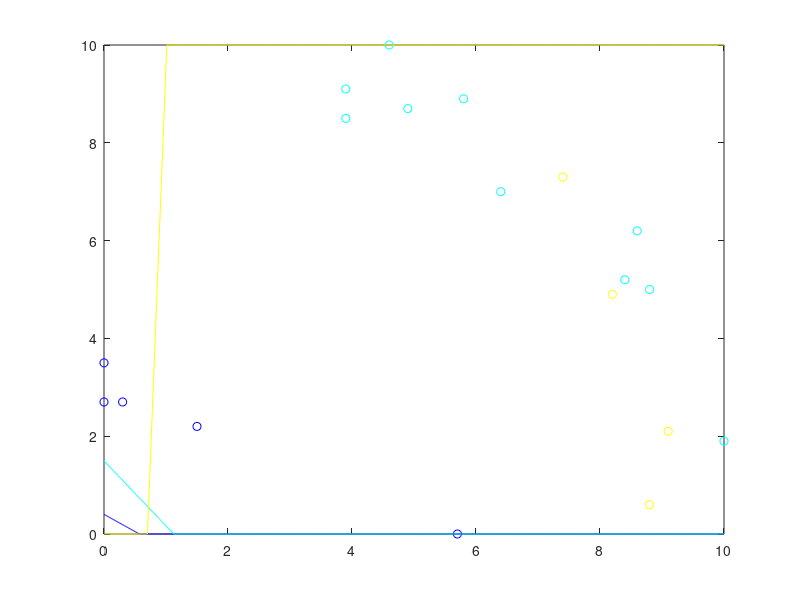

Write MATLAB code to recreate this figure.
x0 = 0.000000:.01:10.000000;
c0 = [1.500000 2.200000 ;
0.000000 3.500000 ;
5.700000 0.000000 ;
0.000000 2.700000 ;
0.300000 2.700000 ;
];
y_c0 =  - 0.575621 / 0.817716 * x0  + 0.328864 / 0.817716;
c1 = [3.900000 8.500000 ;
3.900000 9.100000 ;
4.900000 8.700000 ;
10.000000 1.900000 ;
8.800000 5.000000 ;
8.600000 6.200000 ;
4.600000 10.000000 ;
5.800000 8.900000 ;
8.400000 5.200000 ;
6.400000 7.000000 ;
];
y_c1 =  - 0.798567 / 0.601906 * x0  + 0.899654 / 0.601906;
c2 = [8.800000 0.600000 ;
8.200000 4.900000 ;
9.100000 2.100000 ;
7.400000 7.300000 ;
];
y_c2 =  - 0.999514 / -0.0311847 * x0  + 0.700439 / -0.0311847;
colors = jet(3);
if (size(c0) >0) plot (c0(:,1), c0(:,2),'o', 'color', colors(1,:)); end
hold on;
if (size(c1) >0) plot (c1(:,1), c1(:,2),'o', 'color', colors(2,:)); end
hold on;
if (size(c2) >0) plot (c2(:,1), c2(:,2),'o', 'color', colors(3,:)); end
hold on;
for i = 1 : size(y_c0, 2) 
 if y_c0(i) > 10.000000 
 y_c0(i) = 10.000000; 
 end 
 if y_c0(i) < 0.000000 
 y_c0(i) = 0.000000; 
 end 
 end
for i = 1 : size(y_c1, 2) 
 if y_c1(i) > 10.000000 
 y_c1(i) = 10.000000; 
 end 
 if y_c1(i) < 0.000000 
 y_c1(i) = 0.000000; 
 end 
 end
for i = 1 : size(y_c2, 2) 
 if y_c2(i) > 10.000000 
 y_c2(i) = 10.000000; 
 end 
 if y_c2(i) < 0.000000 
 y_c2(i) = 0.000000; 
 end 
 end
plot(x0, y_c0, 'color', colors(1,:));
hold on;
plot(x0, y_c1, 'color', colors(2,:));
hold on;
plot(x0, y_c2, 'color', colors(3,:));
hold on;
